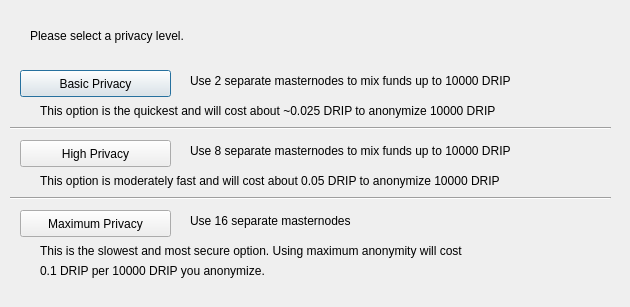
<?xml version="1.0" encoding="UTF-8"?>
<ui version="4.0">
 <class>ObfuscationConfig</class>
 <widget class="QDialog" name="ObfuscationConfig">
  <property name="geometry">
   <rect>
    <x>0</x>
    <y>0</y>
    <width>630</width>
    <height>307</height>
   </rect>
  </property>
  <property name="windowTitle">
   <string>Configure Obfuscation</string>
  </property>
  <widget class="QPushButton" name="buttonBasic">
   <property name="geometry">
    <rect>
     <x>20</x>
     <y>70</y>
     <width>151</width>
     <height>27</height>
    </rect>
   </property>
   <property name="text">
    <string>Basic Privacy</string>
   </property>
  </widget>
  <widget class="QPushButton" name="buttonHigh">
   <property name="geometry">
    <rect>
     <x>20</x>
     <y>140</y>
     <width>151</width>
     <height>27</height>
    </rect>
   </property>
   <property name="text">
    <string>High Privacy</string>
   </property>
  </widget>
  <widget class="QPushButton" name="buttonMax">
   <property name="geometry">
    <rect>
     <x>20</x>
     <y>210</y>
     <width>151</width>
     <height>27</height>
    </rect>
   </property>
   <property name="text">
    <string>Maximum Privacy</string>
   </property>
  </widget>
  <widget class="QLabel" name="label">
   <property name="geometry">
    <rect>
     <x>30</x>
     <y>20</y>
     <width>571</width>
     <height>31</height>
    </rect>
   </property>
   <property name="text">
    <string>Please select a privacy level.</string>
   </property>
  </widget>
  <widget class="QLabel" name="label_2">
   <property name="geometry">
    <rect>
     <x>190</x>
     <y>70</y>
     <width>421</width>
     <height>21</height>
    </rect>
   </property>
   <property name="text">
    <string>Use 2 separate masternodes to mix funds up to 10000 DRIP</string>
   </property>
  </widget>
  <widget class="QLabel" name="label_3">
   <property name="geometry">
    <rect>
     <x>190</x>
     <y>140</y>
     <width>411</width>
     <height>21</height>
    </rect>
   </property>
   <property name="text">
    <string>Use 8 separate masternodes to mix funds up to 10000 DRIP</string>
   </property>
  </widget>
  <widget class="QLabel" name="label_4">
   <property name="geometry">
    <rect>
     <x>190</x>
     <y>210</y>
     <width>421</width>
     <height>21</height>
    </rect>
   </property>
   <property name="text">
    <string>Use 16 separate masternodes</string>
   </property>
  </widget>
  <widget class="QLabel" name="label_6">
   <property name="geometry">
    <rect>
     <x>40</x>
     <y>100</y>
     <width>561</width>
     <height>21</height>
    </rect>
   </property>
   <property name="text">
    <string>This option is the quickest and will cost about ~0.025 DRIP to anonymize 10000 DRIP</string>
   </property>
  </widget>
  <widget class="QLabel" name="label_7">
   <property name="geometry">
    <rect>
     <x>40</x>
     <y>170</y>
     <width>561</width>
     <height>21</height>
    </rect>
   </property>
   <property name="text">
    <string>This option is moderately fast and will cost about 0.05 DRIP to anonymize 10000 DRIP</string>
   </property>
  </widget>
  <widget class="QLabel" name="label_8">
   <property name="geometry">
    <rect>
     <x>40</x>
     <y>240</y>
     <width>561</width>
     <height>21</height>
    </rect>
   </property>
   <property name="text">
    <string>This is the slowest and most secure option. Using maximum anonymity will cost</string>
   </property>
  </widget>
  <widget class="QLabel" name="label_9">
   <property name="geometry">
    <rect>
     <x>40</x>
     <y>260</y>
     <width>561</width>
     <height>21</height>
    </rect>
   </property>
   <property name="text">
    <string>0.1 DRIP per 10000 DRIP you anonymize.</string>
   </property>
  </widget>
  <widget class="Line" name="line">
   <property name="geometry">
    <rect>
     <x>10</x>
     <y>120</y>
     <width>601</width>
     <height>16</height>
    </rect>
   </property>
   <property name="orientation">
    <enum>Qt::Horizontal</enum>
   </property>
  </widget>
  <widget class="Line" name="line_2">
   <property name="geometry">
    <rect>
     <x>10</x>
     <y>190</y>
     <width>601</width>
     <height>16</height>
    </rect>
   </property>
   <property name="orientation">
    <enum>Qt::Horizontal</enum>
   </property>
  </widget>
 </widget>
 <resources/>
 <connections/>
</ui>
